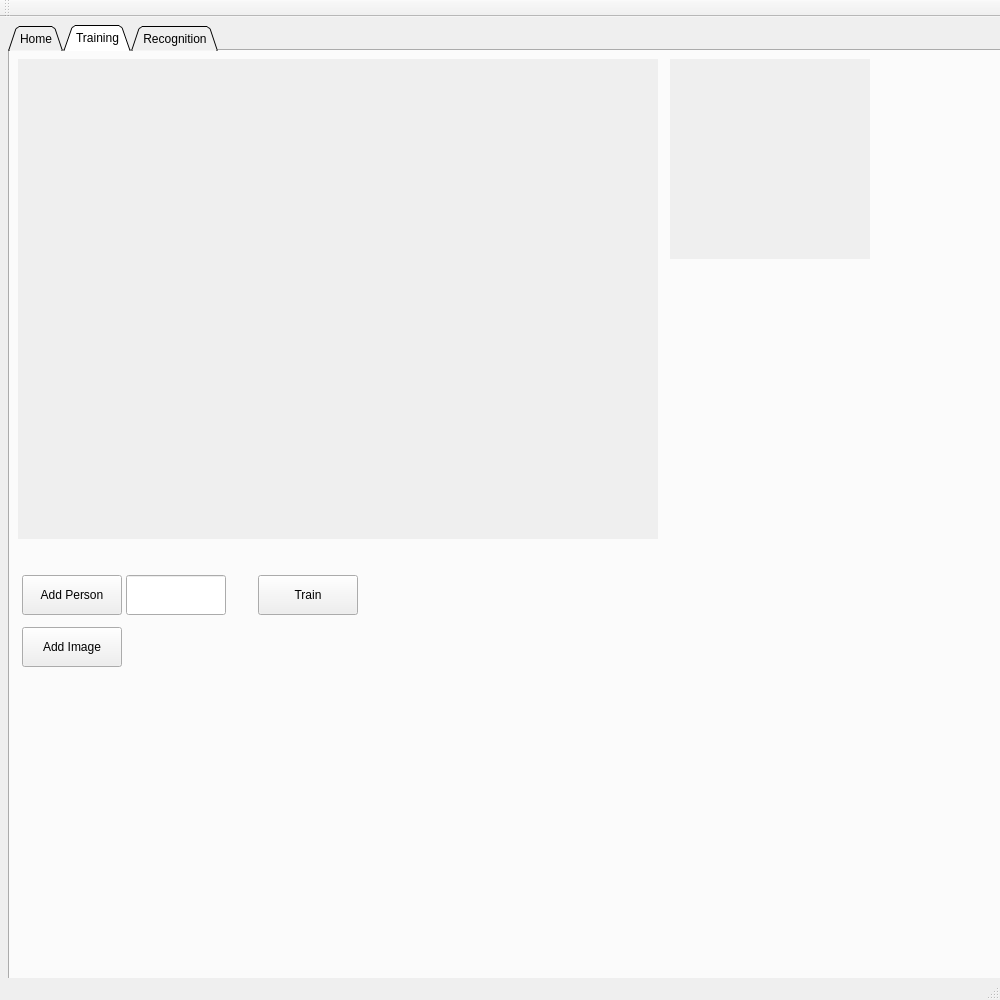
<?xml version="1.0" encoding="UTF-8"?>
<ui version="4.0">
 <class>MainWindow</class>
 <widget class="QMainWindow" name="MainWindow">
  <property name="geometry">
   <rect>
    <x>0</x>
    <y>0</y>
    <width>1000</width>
    <height>1000</height>
   </rect>
  </property>
  <property name="windowTitle">
   <string>MainWindow</string>
  </property>
  <widget class="QWidget" name="centralWidget">
   <widget class="QTabWidget" name="tabWidget">
    <property name="geometry">
     <rect>
      <x>8</x>
      <y>8</y>
      <width>1000</width>
      <height>1000</height>
     </rect>
    </property>
    <property name="autoFillBackground">
     <bool>true</bool>
    </property>
    <property name="tabShape">
     <enum>QTabWidget::Triangular</enum>
    </property>
    <property name="currentIndex">
     <number>1</number>
    </property>
    <widget class="QWidget" name="tab">
     <attribute name="title">
      <string>Home</string>
     </attribute>
     <attribute name="toolTip">
      <string>&lt;html&gt;&lt;head/&gt;&lt;body&gt;&lt;p&gt;&lt;span style=&quot; font-size:10pt; font-style:italic;&quot;&gt;This is main window&lt;/span&gt;&lt;/p&gt;&lt;/body&gt;&lt;/html&gt;</string>
     </attribute>
     <widget class="QLabel" name="label">
      <property name="geometry">
       <rect>
        <x>8</x>
        <y>12</y>
        <width>640</width>
        <height>480</height>
       </rect>
      </property>
      <property name="autoFillBackground">
       <bool>true</bool>
      </property>
      <property name="text">
       <string/>
      </property>
     </widget>
    </widget>
    <widget class="QWidget" name="tab_2">
     <attribute name="title">
      <string>Training</string>
     </attribute>
     <attribute name="toolTip">
      <string>&lt;html&gt;&lt;head/&gt;&lt;body&gt;&lt;p&gt;&lt;span style=&quot; font-style:italic;&quot;&gt;This is training page&lt;/span&gt;&lt;/p&gt;&lt;/body&gt;&lt;/html&gt;</string>
     </attribute>
     <widget class="QLabel" name="label_2">
      <property name="geometry">
       <rect>
        <x>8</x>
        <y>8</y>
        <width>640</width>
        <height>480</height>
       </rect>
      </property>
      <property name="autoFillBackground">
       <bool>true</bool>
      </property>
      <property name="text">
       <string/>
      </property>
     </widget>
     <widget class="QPushButton" name="addPerson">
      <property name="geometry">
       <rect>
        <x>12</x>
        <y>524</y>
        <width>100</width>
        <height>40</height>
       </rect>
      </property>
      <property name="text">
       <string>Add Person</string>
      </property>
     </widget>
     <widget class="QPushButton" name="addImages">
      <property name="geometry">
       <rect>
        <x>12</x>
        <y>576</y>
        <width>100</width>
        <height>40</height>
       </rect>
      </property>
      <property name="text">
       <string>Add Image</string>
      </property>
     </widget>
     <widget class="QLineEdit" name="lineEdit">
      <property name="geometry">
       <rect>
        <x>116</x>
        <y>524</y>
        <width>100</width>
        <height>40</height>
       </rect>
      </property>
     </widget>
     <widget class="QLabel" name="label_5">
      <property name="geometry">
       <rect>
        <x>660</x>
        <y>8</y>
        <width>200</width>
        <height>200</height>
       </rect>
      </property>
      <property name="autoFillBackground">
       <bool>true</bool>
      </property>
      <property name="text">
       <string/>
      </property>
     </widget>
     <widget class="QPushButton" name="faceTrain">
      <property name="geometry">
       <rect>
        <x>248</x>
        <y>524</y>
        <width>100</width>
        <height>40</height>
       </rect>
      </property>
      <property name="text">
       <string>Train</string>
      </property>
     </widget>
    </widget>
    <widget class="QWidget" name="tab_3">
     <attribute name="title">
      <string>Recognition</string>
     </attribute>
     <attribute name="toolTip">
      <string>&lt;html&gt;&lt;head/&gt;&lt;body&gt;&lt;p&gt;&lt;span style=&quot; font-style:italic;&quot;&gt;This is recognition page&lt;/span&gt;&lt;/p&gt;&lt;/body&gt;&lt;/html&gt;</string>
     </attribute>
     <widget class="QLabel" name="label_3">
      <property name="geometry">
       <rect>
        <x>8</x>
        <y>12</y>
        <width>640</width>
        <height>480</height>
       </rect>
      </property>
      <property name="autoFillBackground">
       <bool>true</bool>
      </property>
      <property name="text">
       <string/>
      </property>
     </widget>
     <widget class="QLabel" name="label_4">
      <property name="geometry">
       <rect>
        <x>660</x>
        <y>16</y>
        <width>200</width>
        <height>200</height>
       </rect>
      </property>
      <property name="autoFillBackground">
       <bool>true</bool>
      </property>
      <property name="text">
       <string/>
      </property>
     </widget>
     <widget class="QLabel" name="personName">
      <property name="geometry">
       <rect>
        <x>660</x>
        <y>244</y>
        <width>100</width>
        <height>17</height>
       </rect>
      </property>
      <property name="text">
       <string>NAME:</string>
      </property>
     </widget>
     <widget class="QLabel" name="personSurname">
      <property name="geometry">
       <rect>
        <x>660</x>
        <y>280</y>
        <width>100</width>
        <height>17</height>
       </rect>
      </property>
      <property name="text">
       <string>SURNAME:</string>
      </property>
     </widget>
     <widget class="QPushButton" name="pushButton_2">
      <property name="geometry">
       <rect>
        <x>12</x>
        <y>512</y>
        <width>100</width>
        <height>40</height>
       </rect>
      </property>
      <property name="text">
       <string>Recognition</string>
      </property>
     </widget>
    </widget>
   </widget>
  </widget>
  <widget class="QMenuBar" name="menuBar">
   <property name="geometry">
    <rect>
     <x>0</x>
     <y>0</y>
     <width>1000</width>
     <height>22</height>
    </rect>
   </property>
  </widget>
  <widget class="QToolBar" name="mainToolBar">
   <attribute name="toolBarArea">
    <enum>TopToolBarArea</enum>
   </attribute>
   <attribute name="toolBarBreak">
    <bool>false</bool>
   </attribute>
  </widget>
  <widget class="QStatusBar" name="statusBar"/>
 </widget>
 <layoutdefault spacing="6" margin="11"/>
 <resources/>
 <connections/>
</ui>
